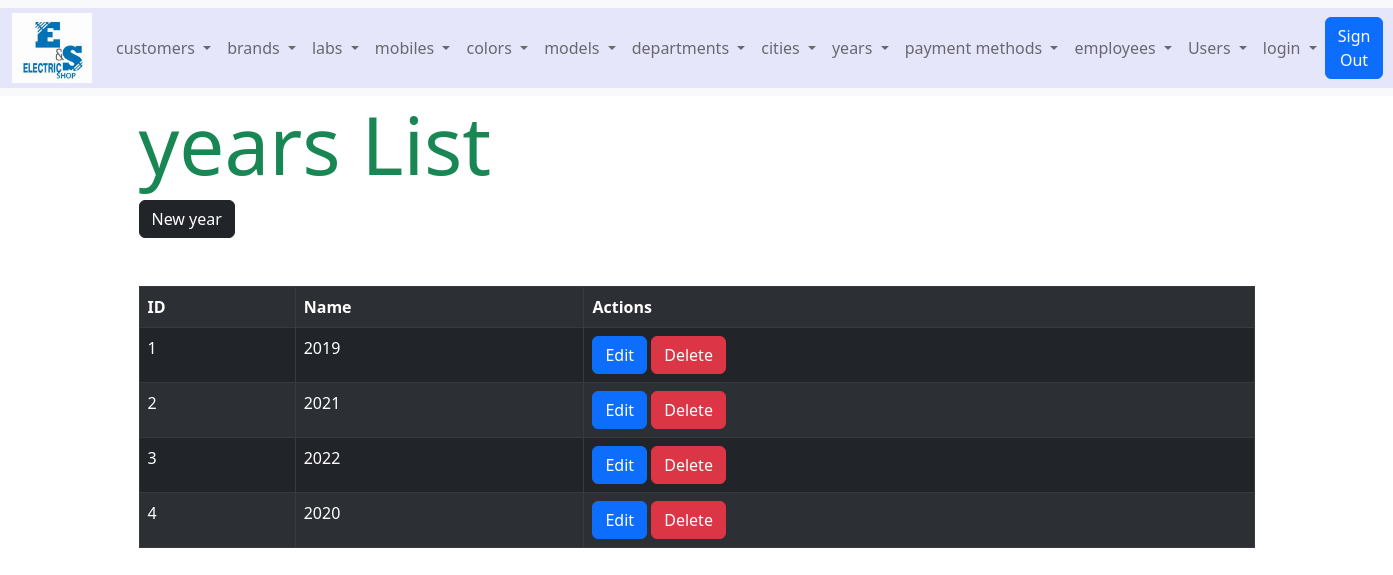
The page /years_list.php (signed in) on the database its author committed.
### tables this page shows
CREATE TABLE IF NOT EXISTS `years` (
  `id` int(11) NOT NULL AUTO_INCREMENT,
  `name` varchar(20) NOT NULL,
  `active` tinyint(4) NOT NULL DEFAULT '1',
  PRIMARY KEY (`id`)
);

### functions/years_functions.php (called while the page is built, shortened)
<?php
 function years_list($status="active"){
  global $conn;
  if($status=="active"){
    $sql="SELECT * FROM years where active =1";
  }
  elseif ($status=="deleted") {
    $sql="SELECT * FROM years where active =0";
  }
    $data = mysqli_query($conn,$sql);
    return $data;
  }
?>

### years_list.php (the view, shortened to what this page needs)
<?php
$data=years_list();
?>
 <!DOCTYPE html>
 <html lang="en" dir="ltr">
   <head>
     <?php include 'style.php'; ?>
   </head>
   <body>
     <?php include 'navbar.php'; ?>
     <div class="container">
         <h1 class="display-1 text-success">years List</h1>
         <a class="btn btn-dark mb-5" href="years_new.php">New year</a>
         <table class="table table-dark table-bordered table-striped">
           <tr>
             <td><b>ID</b></td>
             <td><b>Name</b></td>
             <td><b>Actions</b></td>
           </tr>
           <?php while($year=mysqli_fetch_assoc($data)){ ?>
             <tr>
             <td><?php echo $year["id"]; ?></td>
             <td><?php echo $year["name"]; ?></td>
             <td>
               <a class="btn btn-primary" href="years_edit.php?id=<?php echo $year["id"];?>">Edit</a>
               <a class="btn btn-danger" href="years_list.php?id=<?php echo $year["id"];?>">Delete</a>
             </td>
             </tr>
           <?php } ?>
     </table>
   </body>
 </html>

### rows shown on the page
years: id "1", name "2019"
years: id "2", name "2021"
years: id "3", name "2022"
years: id "4", name "2020"
